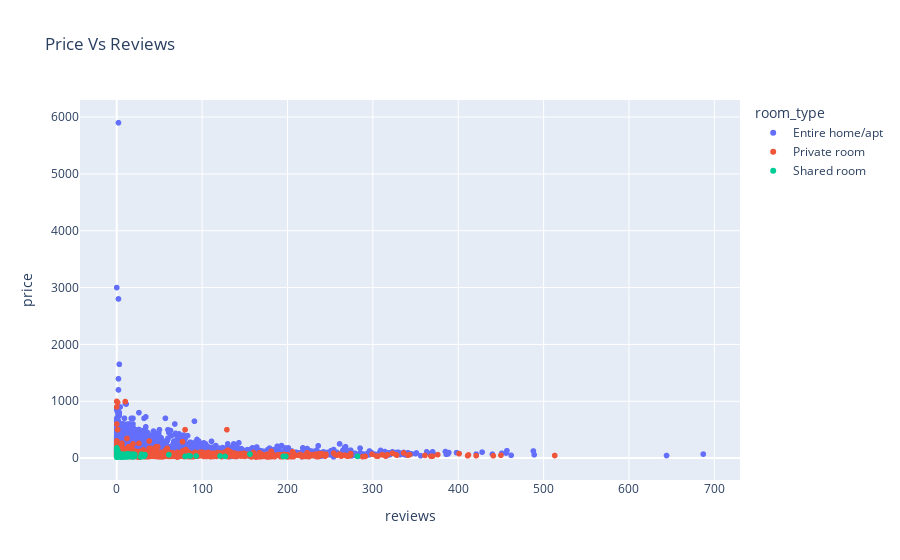

Notebook source saved alongside this figure:
### Code cell
fig = px.scatter(sea, x = "reviews", y = "price", color = "room_type", title='Price Vs Reviews').update_traces(marker=dict(
                              line=dict(color='DarkSlateGrey')),
                  selector=dict(mode='markers'))
fig.show()

### Figure 1 — Plotly figure (JSON) as saved in the notebook; plotly's stock layout.template omitted (floating-point values rounded to 4 significant figures; data arrays with more than 128 entries replaced by an {"elided": "..."} marker saying what was removed)
{"data": [{"hoverlabel": {"namelength": 0}, "hovertemplate": "room_type=Entire home/apt<br>reviews=%{x}<br>price=%{y}", "legendgroup": "Entire home/apt", "marker": {"color": "#636efa", "line": {"color": "DarkSlateGrey"}, "symbol": "circle"}, "mode": "markers", "name": "Entire home/apt", "showlegend": true, "type": "scattergl", "x": {"elided": "5603 int values"}, "xaxis": "x", "y": {"elided": "5603 int values"}, "yaxis": "y"}, {"hoverlabel": {"namelength": 0}, "hovertemplate": "room_type=Private room<br>reviews=%{x}<br>price=%{y}", "legendgroup": "Private room", "marker": {"color": "#EF553B", "line": {"color": "DarkSlateGrey"}, "symbol": "circle"}, "mode": "markers", "name": "Private room", "showlegend": true, "type": "scattergl", "x": {"elided": "1841 int values"}, "xaxis": "x", "y": {"elided": "1841 int values"}, "yaxis": "y"}, {"hoverlabel": {"namelength": 0}, "hovertemplate": "room_type=Shared room<br>reviews=%{x}<br>price=%{y}", "legendgroup": "Shared room", "marker": {"color": "#00cc96", "line": {"color": "DarkSlateGrey"}, "symbol": "circle"}, "mode": "markers", "name": "Shared room", "showlegend": true, "type": "scattergl", "x": {"elided": "129 int values"}, "xaxis": "x", "y": {"elided": "129 int values"}, "yaxis": "y"}], "layout": {"autosize": true, "legend": {"title": {"text": "room_type"}, "tracegroupgap": 0}, "title": {"text": "Price Vs Reviews"}, "xaxis": {"anchor": "y", "autorange": true, "domain": [0, 1], "range": [-42.3, 729.3], "title": {"text": "reviews"}, "type": "linear"}, "yaxis": {"anchor": "x", "autorange": true, "domain": [0, 1], "range": [-416.1, 6331.0], "title": {"text": "price"}, "type": "linear"}}}
